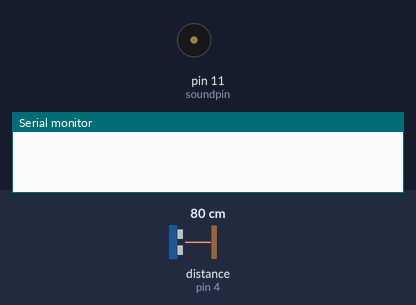
Recording of a sketch running on a simulated Arduino Uno, built with avr-gcc and run on an emulated ATmega328P. Shown: buzzer (waves = sounding), the last lines printed to the serial monitor. Inputs (shaded band) come from the test bench; at power-on: distance to the obstacle (sensor on pin 4) 80 cm. The echo pulse lasts 58.3 µs per cm.

Above: at 0.01 s.
At 1.2 s:
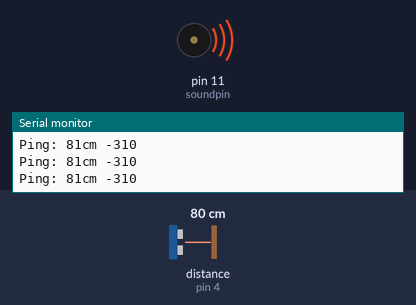
1.3 s: distance to the obstacle (sensor on pin 4) set to 120 cm
At 2.2 s:
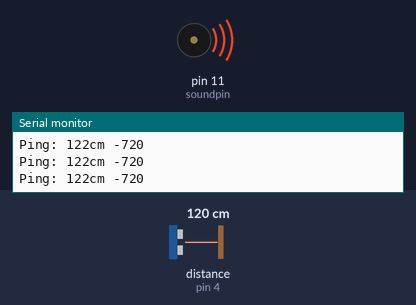
Timing chart, 0 to 4.3 s (numbered marks = the images above; inputs shaded):
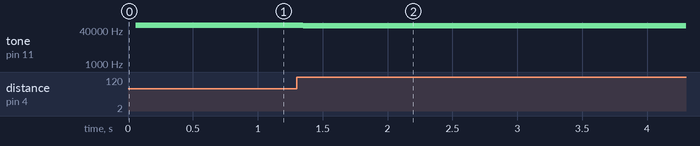

The sketch:

NewPing2.ino
```cpp
// ---------------------------------------------------------------------------
// Example NewPing library sketch that does a ping about 20 times per second.
// ---------------------------------------------------------------------------

#include <NewPing.h>

#define TRIGGER_PIN  3  // Arduino pin tied to trigger pin on the ultrasonic sensor.
#define ECHO_PIN     4  // Arduino pin tied to echo pin on the ultrasonic sensor.
#define MAX_DISTANCE 200 // Maximum distance we want to ping for (in centimeters). Maximum sensor distance is rated at 400-500cm.

int soundpin = 11;

NewPing sonar(TRIGGER_PIN, ECHO_PIN, MAX_DISTANCE); // NewPing setup of pins and maximum distance.

void setup() {
  Serial.begin(115200); // Open serial monitor at 115200 baud to see ping results.
  pinMode(soundpin, OUTPUT);
}

void loop() {
  delay(50);                     // Wait 50ms between pings (about 20 pings/sec). 29ms should be the shortest delay between pings.
  Serial.print("Ping: ");
  Serial.print(sonar.ping_cm()); // Send ping, get distance in cm and print result (0 = outside set distance range)
  Serial.print("cm ");
  int distance = sonar.ping_cm();
  int level = map(distance, 0, 20, 500, 300);
  Serial.println(level);
  tone(11, level);

}
```

Measured:
- after the input at 1.3 s, tone on pin 11 (soundpin): 65226 Hz → 64816 Hz after 0.05 s
